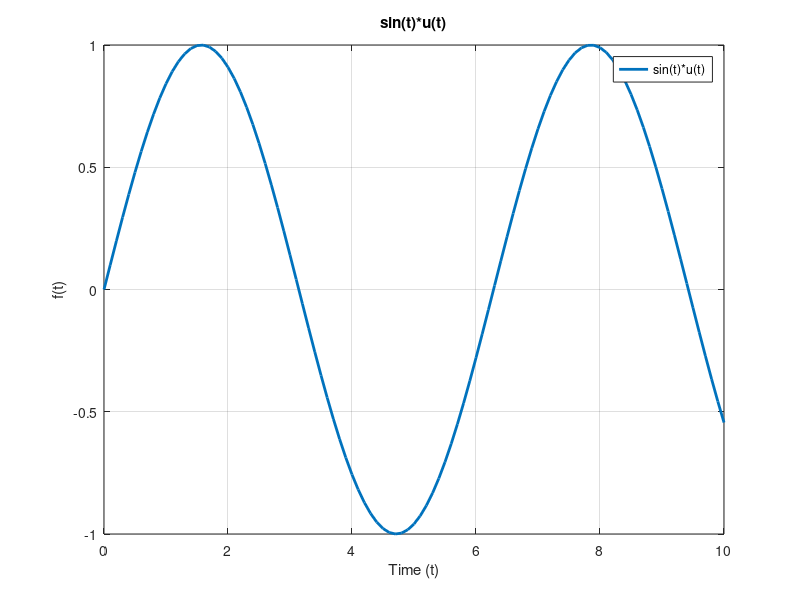

The MATLAB source for this figure:
t = 0:0.1:10; 
f_t = (sin(t)) .* (t >= 0);

plot(t, f_t, 'LineWidth', 2);
xlabel('Time (t)');
ylabel('f(t)');
title('sin(t)*u(t)');
grid on;
legend('sin(t)*u(t)');